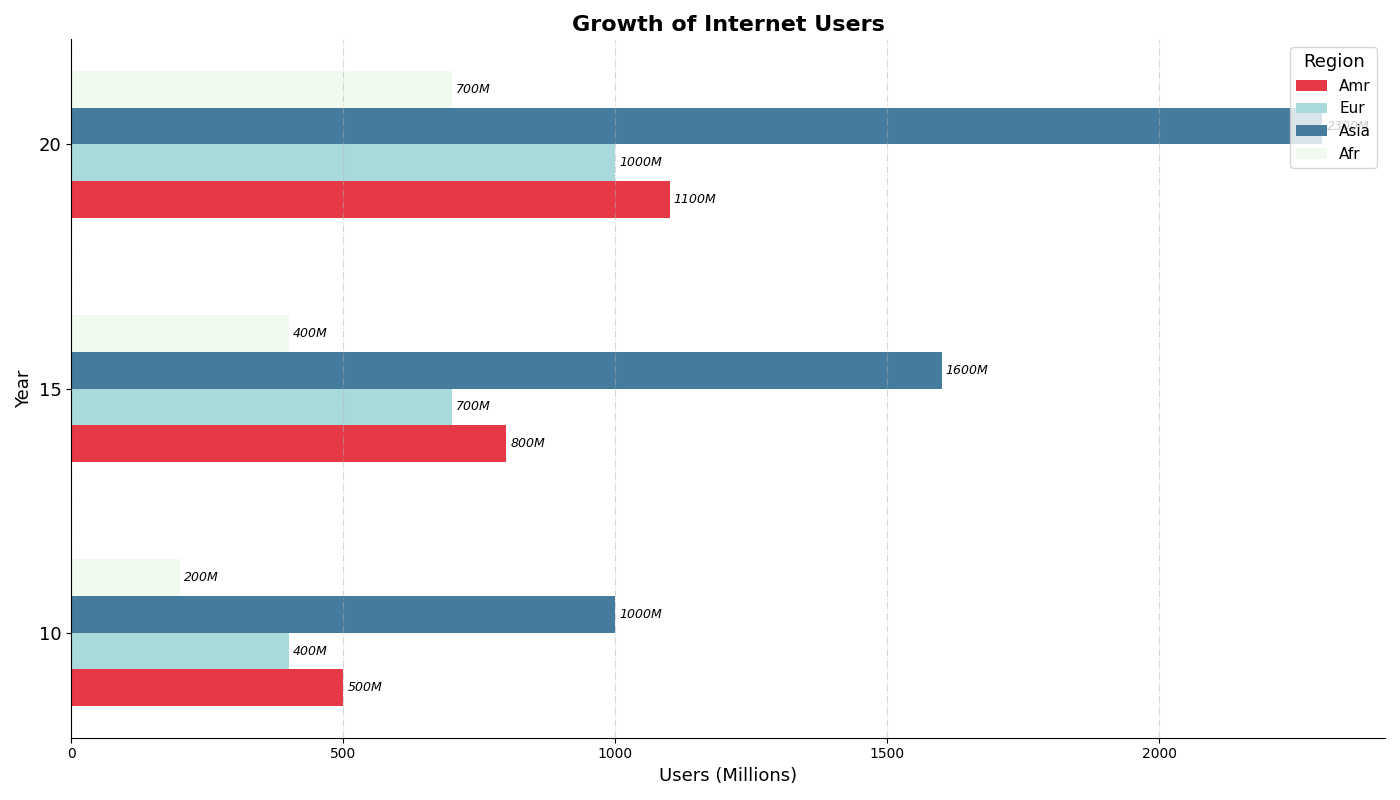

Source code (Python):
import matplotlib.pyplot as plt
import numpy as np

regions = ['Amr', 'Eur', 'Asia', 'Afr']
years = ['10', '15', '20']

internet_users = [
    [500, 800, 1100],  # Amr
    [400, 700, 1000],  # Eur
    [1000, 1600, 2300],  # Asia
    [200, 400, 700]  # Afr
]

colors = ['#e63946', '#a8dadc', '#457b9d', '#f1faee']

fig, ax = plt.subplots(figsize=(14, 8))

bar_height = 0.15
ind = np.arange(len(years))

for i, (region, color) in enumerate(zip(regions, colors)):
    bar_positions = ind + i * bar_height
    bars = ax.barh(bar_positions, internet_users[i], bar_height, color=color, label=region)  # Fix: Use internet_users[i] for region data

    # Annotate bars
    for bar in bars:
        width = bar.get_width()
        ax.annotate(f'{width}M',
                    xy=(width, bar.get_y() + bar.get_height() / 2),
                    xytext=(3, 0),
                    textcoords="offset points",
                    ha='left', va='center', fontsize=9, fontstyle='italic')

# Set labels and title
ax.set_ylabel('Year', fontsize=13)
ax.set_yticks(ind + bar_height * (len(regions) - 1) / 2)
ax.set_yticklabels(years, fontsize=13)
ax.set_xlabel('Users (Millions)', fontsize=13)
ax.set_title('Growth of Internet Users', fontsize=16, fontweight='bold')

# Add legend and grid
ax.legend(title='Region', fontsize=11, title_fontsize='13', loc='upper right')
ax.xaxis.grid(True, linestyle='-.', alpha=0.5)
ax.spines['top'].set_visible(False)
ax.spines['right'].set_visible(False)

plt.tight_layout()
plt.show()
